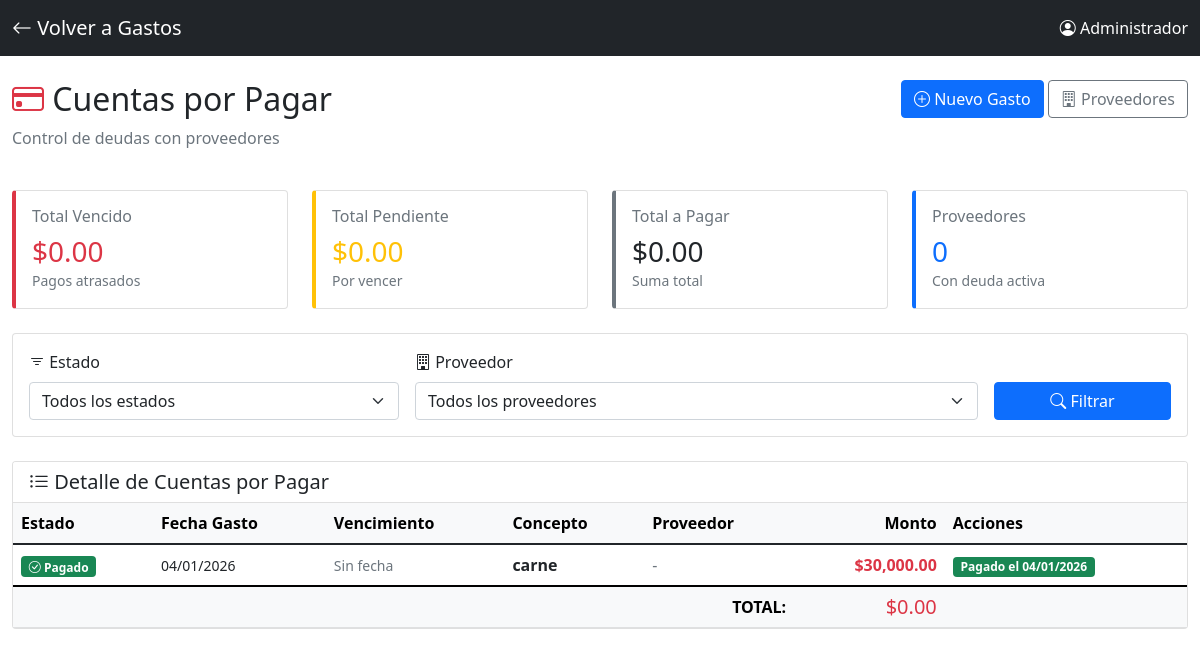
/cuentas_por_pagar (signed in), run on an earlier commit of the app's database.
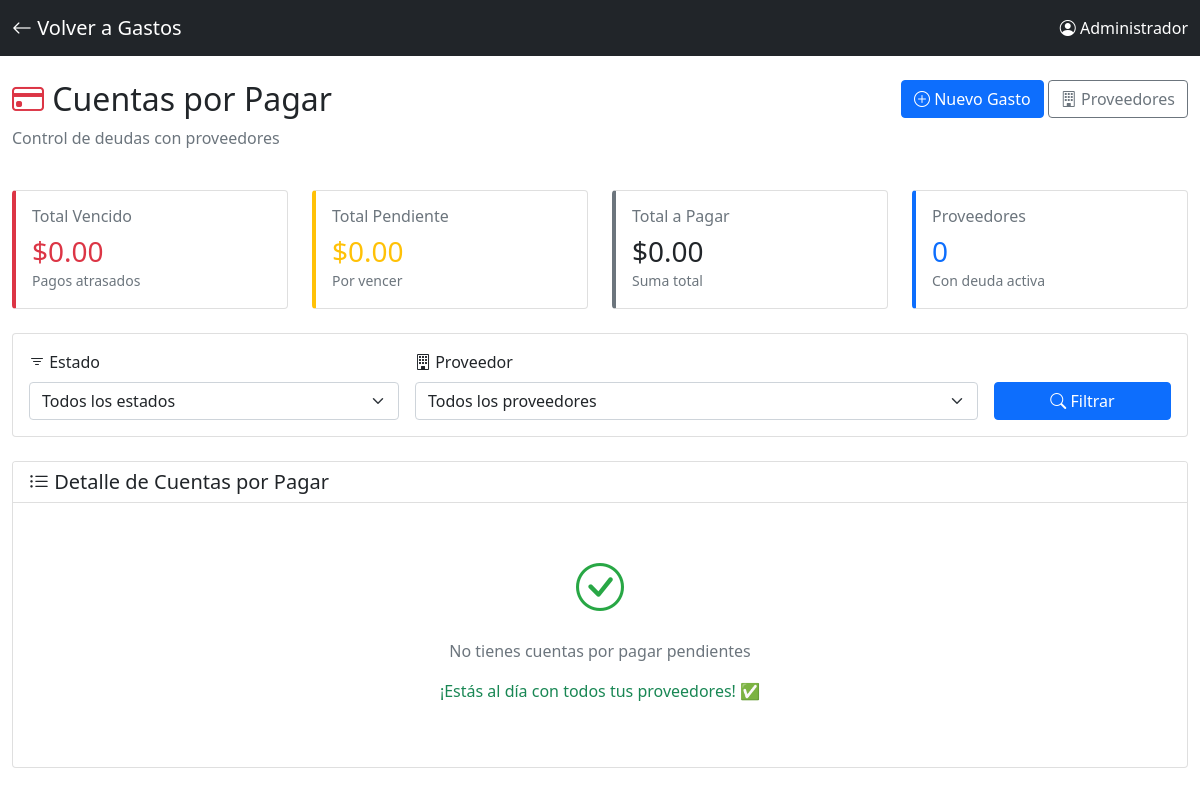
And on a later commit of the database.
### app.py (models this page shows)
class Gasto(db.Model):
    id = db.Column(db.Integer, primary_key=True)
    fecha = db.Column(db.DateTime, default=datetime.now, nullable=False)
    concepto = db.Column(db.String(300), nullable=False)
    monto = db.Column(db.Float, nullable=False)
    categoria_id = db.Column(db.Integer, db.ForeignKey('categoria_gasto.id'), nullable=False)
    proveedor_id = db.Column(db.Integer, db.ForeignKey('proveedor.id'), nullable=True)
    usuario_id = db.Column(db.Integer, db.ForeignKey('usuario.id'), nullable=False)
    metodo_pago = db.Column(db.String(50), default='efectivo')
    numero_factura = db.Column(db.String(100))
    notas = db.Column(db.Text)
    archivo_adjunto = db.Column(db.String(500))
    aprobado = db.Column(db.Boolean, default=True)
    fecha_aprobacion = db.Column(db.DateTime)
    aprobado_por_id = db.Column(db.Integer, db.ForeignKey('usuario.id'), nullable=True)
    estado_pago = db.Column(db.String(20), default='pagado')  # pagado, pendiente, vencido
    fecha_vencimiento = db.Column(db.Date, nullable=True)  # Cuándo se debe pagar
    fecha_pago_real = db.Column(db.DateTime, nullable=True)  # Cuándo se pagó realmente
    usuario = db.relationship('Usuario', foreign_keys=[usuario_id], backref='gastos_registrados')
    aprobado_por = db.relationship('Usuario', foreign_keys=[aprobado_por_id], backref='gastos_aprobados')

### app.py (the view)
@app.route("/cuentas_por_pagar")
@login_required
def cuentas_por_pagar():
    estado = request.args.get('estado', 'todos')
    proveedor_id = request.args.get('proveedor_id', type=int)
    query = Gasto.query
    if estado != 'todos':
        query = query.filter(Gasto.estado_pago == estado)
    if proveedor_id:
        query = query.filter(Gasto.proveedor_id == proveedor_id)
    gastos = query.order_by(Gasto.fecha_vencimiento).all()
    from datetime import date
    hoy = date.today()
    for gasto in gastos:
        if gasto.estado_pago == 'pendiente' and gasto.fecha_vencimiento and gasto.fecha_vencimiento < hoy:
            gasto.estado_pago = 'vencido'
    db.session.commit()
    total_pendiente = sum(g.monto for g in gastos if g.estado_pago == 'pendiente')
    total_vencido = sum(g.monto for g in gastos if g.estado_pago == 'vencido')
    total_general = total_pendiente + total_vencido
    gastos_por_proveedor = {}
    for gasto in gastos:
        if gasto.estado_pago in ['pendiente', 'vencido']:
            if gasto.proveedor:
                prov_id = gasto.proveedor.id
                if prov_id not in gastos_por_proveedor:
                    gastos_por_proveedor[prov_id] = {
                        'proveedor': gasto.proveedor,
                        'total': 0,
                        'cantidad': 0
                    }
                gastos_por_proveedor[prov_id]['total'] += gasto.monto
                gastos_por_proveedor[prov_id]['cantidad'] += 1
    proveedores = Proveedor.query.filter_by(activo=True).order_by(Proveedor.nombre).all()
    return render_template("cuentas/cuentas_por_pagar.html",
                         gastos=gastos,
                         total_pendiente=total_pendiente,
                         total_vencido=total_vencido,
                         total_general=total_general,
                         gastos_por_proveedor=gastos_por_proveedor.values(),
                         proveedores=proveedores,
                         estado_filtro=estado,
                         proveedor_filtro=proveedor_id,
                         datetime=datetime)  # ← AGREGAR ESTA LÍNEA

### app.py (called while the page is built)
@login_manager.user_loader
def load_user(user_id):
    return Usuario.query.get(int(user_id))

### templates/cuentas/cuentas_por_pagar.html (shortened to what the changed rows need)
<!DOCTYPE html>
<html lang="es">
<head>
    <link href="https://cdn.jsdelivr.net/npm/bootstrap@5.1.3/dist/css/bootstrap.min.css" rel="stylesheet">
    <link rel="stylesheet" href="https://cdn.jsdelivr.net/npm/bootstrap-icons@1.7.2/font/bootstrap-icons.css">
</head>
<body>
    <div class="container-fluid py-4">
        <div class="row mb-4">
            <div class="col-md-8">
                <h2><i class="bi bi-credit-card text-danger"></i> Cuentas por Pagar</h2>
            </div>
        </div>
        <div class="card">
            <div class="card-body p-0">
                {% if gastos %}
                <div class="table-responsive">
                    <table class="table table-hover mb-0">
                        <thead class="table-light">
                            <tr>
                                <th>Estado</th>
                                <th>Fecha Gasto</th>
                                <th>Vencimiento</th>
                                <th>Concepto</th>
                                <th>Proveedor</th>
                                <th class="text-end">Monto</th>
                                <th>Acciones</th>
                            </tr>
                        </thead>
                        <tbody>
                            {% for gasto in gastos %}
                            <tr class="gasto-row {% if gasto.estado_pago == 'vencido' %}gasto-vencido{% elif gasto.estado_pago == 'pendiente' %}gasto-pendiente{% endif %}">
                                <td>
                                    {% if gasto.estado_pago == 'vencido' %}
                                    <span class="badge badge-vencido">
                                        <i class="bi bi-exclamation-triangle"></i> Vencido
                                    </span>
                                    {% elif gasto.estado_pago == 'pendiente' %}
                                    <span class="badge badge-pendiente">
                                        <i class="bi bi-clock"></i> Pendiente
                                    </span>
                                    {% else %}
                                    <span class="badge bg-success">
                                        <i class="bi bi-check-circle"></i> Pagado
                                    </span>
                                    {% endif %}
                                </td>
                                <td>
                                    <small>{{ gasto.fecha.strftime('%d/%m/%Y') }}</small>
                                </td>
                                <td>
                                    {% if gasto.fecha_vencimiento %}
                                    <strong>{{ gasto.fecha_vencimiento.strftime('%d/%m/%Y') }}</strong>
                                    {% if gasto.estado_pago == 'vencido' %}
                                    <br><small class="text-danger">
                                        Vencido hace
                                        {{ (datetime.now().date() - gasto.fecha_vencimiento).days }} días
                                    </small>
                                    {% elif gasto.estado_pago == 'pendiente' %}
                                    <br><small class="text-muted">
                                        Vence en
                                        {{ (gasto.fecha_vencimiento - datetime.now().date()).days }} días
                                    </small>
                                    {% endif %}
                                    {% else %}
                                    <small class="text-muted">Sin fecha</small>
                                    {% endif %}
                                </td>
                                <td>
                                    <strong>{{ gasto.concepto }}</strong>
                                </td>
                                <td>
                                    {% if gasto.proveedor %}
                                    <i class="bi bi-building"></i> {{ gasto.proveedor.nombre }}
                                    {% else %}
                                    <span class="text-muted">-</span>
                                    {% endif %}
                                </td>
                                <td class="text-end">
                                    <strong class="text-danger">
                                        ${{ "{:,.2f}".format(gasto.monto) }}
                                    </strong>
                                </td>
                                <td>
                                    {% if gasto.estado_pago in ['pendiente', 'vencido'] %}
                                    <form method="POST"
                                          action="{{ url_for('marcar_gasto_pagado', gasto_id=gasto.id) }}"
                                          style="display: inline;">
                                        <button type="submit"
                                                class="btn btn-sm btn-success"
                                                onclick="return confirm('¿Confirmar que este gasto fue pagado?')">
                                            <i class="bi bi-check-circle"></i> Marcar Pagado
                                        </button>
                                    </form>
                                    {% else %}
                                    <span class="badge bg-success">
                                        Pagado el {{ gasto.fecha_pago_real.strftime('%d/%m/%Y') if gasto.fecha_pago_real else 'N/A' }}
                                    </span>
                                    {% endif %}
                                </td>
                            </tr>
                            {% endfor %}
                        </tbody>
                        <tfoot class="table-light">
                            <tr>
                                <th colspan="5" class="text-end">TOTAL:</th>
                                <th class="text-end">
                                    <h5 class="mb-0 text-danger">
                                        ${{ "{:,.2f}".format(total_general) }}
                                    </h5>
                                </th>
                                <th></th>
                            </tr>
                        </tfoot>
                    </table>
                </div>
                {% else %}
                <div class="text-center py-5">
                    <i class="bi bi-check-circle" style="font-size: 3rem; color: #28a745;"></i>
                    <p class="text-muted mt-3">No tienes cuentas por pagar pendientes</p>
                    <p class="text-success">¡Estás al día con todos tus proveedores! ✅</p>
                </div>
                {% endif %}
            </div>
        </div>
    </div>
</body>
</html>

What changed in the data, as far as the page shows it:
removed Gasto: estado_pago "pagado" (drawn), fecha "04/01/2026", shows "Sin fecha", concepto "carne", monto "30,000.00", fecha_pago_real "04/01/2026"
Also different on the page:
{{ "{:,.2f}".format(total_general) }}: "0.00" → (not shown)
text no longer shown: "Estado Fecha Gasto Vencimiento Concepto Proveedor Monto Acciones TOTAL: $"
text now shown: "No tienes cuentas por pagar pendientes ¡Estás al día con todos tus proveedores! ✅"
